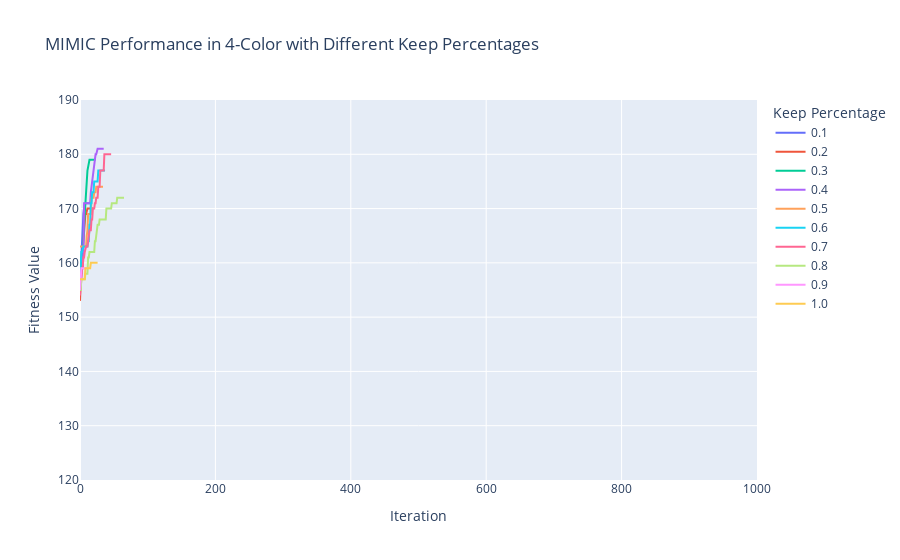

Source (notebook cell):
### Code cell


### Figure 1 — Plotly figure (JSON) as saved in the notebook; plotly's stock layout.template omitted (floating-point values rounded to 4 significant figures)
{"data": [{"hovertemplate": "Keep Percentage=0.1<br>Iteration=%{x}<br>Fitness Value=%{y}<extra></extra>", "legendgroup": "0.1", "line": {"color": "#636efa", "dash": "solid"}, "mode": "lines", "name": "0.1", "orientation": "v", "showlegend": true, "type": "scatter", "x": [0, 1, 2, 3, 4, 5, 6, 7, 8, 9, 10, 11, 12, 13, 14, 15, 16, 17], "xaxis": "x", "y": [156, 159, 161, 166, 166, 169, 170, 171, 171, 171, 171, 171, 171, 171, 171, 171, 171, 171], "yaxis": "y"}, {"hovertemplate": "Keep Percentage=0.2<br>Iteration=%{x}<br>Fitness Value=%{y}<extra></extra>", "legendgroup": "0.2", "line": {"color": "#EF553B", "dash": "solid"}, "mode": "lines", "name": "0.2", "orientation": "v", "showlegend": true, "type": "scatter", "x": [0, 1, 2, 3, 4, 5, 6, 7, 8, 9, 10, 11, 12, 13, 14, 15, 16, 17, 18, 19, 20], "xaxis": "x", "y": [153, 160, 160, 161, 161, 164, 166, 166, 169, 169, 170, 170, 170, 170, 170, 170, 170, 170, 170, 170, 170], "yaxis": "y"}, {"hovertemplate": "Keep Percentage=0.3<br>Iteration=%{x}<br>Fitness Value=%{y}<extra></extra>", "legendgroup": "0.3", "line": {"color": "#00cc96", "dash": "solid"}, "mode": "lines", "name": "0.3", "orientation": "v", "showlegend": true, "type": "scatter", "x": [0, 1, 2, 3, 4, 5, 6, 7, 8, 9, 10, 11, 12, 13, 14, 15, 16, 17, 18, 19, 20, 21, 22, 23], "xaxis": "x", "y": [159, 159, 159, 159, 162, 167, 167, 169, 172, 174, 175, 177, 178, 179, 179, 179, 179, 179, 179, 179, 179, 179, 179, 179], "yaxis": "y"}, {"hovertemplate": "Keep Percentage=0.4<br>Iteration=%{x}<br>Fitness Value=%{y}<extra></extra>", "legendgroup": "0.4", "line": {"color": "#ab63fa", "dash": "solid"}, "mode": "lines", "name": "0.4", "orientation": "v", "showlegend": true, "type": "scatter", "x": [0, 1, 2, 3, 4, 5, 6, 7, 8, 9, 10, 11, 12, 13, 14, 15, 16, 17, 18, 19, 20, 21, 22, 23, 24, 25, 26, 27, 28, 29, 30, 31, 32, 33, 34, 35], "xaxis": "x", "y": [155, 157, 159, 159, 159, 162, 171, 171, 171, 171, 171, 171, 171, 171, 171, 171, 173, 174, 175, 177, 177, 178, 179, 180, 180, 181, 181, 181, 181, 181, 181, 181, 181, 181, 181, 181], "yaxis": "y"}, {"hovertemplate": "Keep Percentage=0.5<br>Iteration=%{x}<br>Fitness Value=%{y}<extra></extra>", "legendgroup": "0.5", "line": {"color": "#FFA15A", "dash": "solid"}, "mode": "lines", "name": "0.5", "orientation": "v", "showlegend": true, "type": "scatter", "x": [0, 1, 2, 3, 4, 5, 6, 7, 8, 9, 10, 11, 12, 13, 14, 15, 16, 17, 18, 19, 20, 21, 22, 23, 24, 25, 26, 27, 28, 29, 30, 31, 32, 33, 34], "xaxis": "x", "y": [163, 163, 163, 163, 163, 163, 163, 163, 163, 163, 165, 166, 169, 169, 169, 169, 169, 172, 172, 172, 172, 173, 173, 173, 174, 174, 174, 174, 174, 174, 174, 174, 174, 174, 174], "yaxis": "y"}, {"hovertemplate": "Keep Percentage=0.6<br>Iteration=%{x}<br>Fitness Value=%{y}<extra></extra>", "legendgroup": "0.6", "line": {"color": "#19d3f3", "dash": "solid"}, "mode": "lines", "name": "0.6", "orientation": "v", "showlegend": true, "type": "scatter", "x": [0, 1, 2, 3, 4, 5, 6, 7, 8, 9, 10, 11, 12, 13, 14, 15, 16, 17, 18, 19, 20, 21, 22, 23, 24, 25, 26, 27, 28, 29, 30, 31, 32, 33, 34, 35, 36, 37], "xaxis": "x", "y": [157, 162, 162, 162, 163, 163, 163, 163, 163, 163, 163, 163, 164, 164, 167, 167, 171, 171, 173, 173, 173, 175, 175, 175, 175, 175, 175, 177, 177, 177, 177, 177, 177, 177, 177, 177, 177, 177], "yaxis": "y"}, {"hovertemplate": "Keep Percentage=0.7<br>Iteration=%{x}<br>Fitness Value=%{y}<extra></extra>", "legendgroup": "0.7", "line": {"color": "#FF6692", "dash": "solid"}, "mode": "lines", "name": "0.7", "orientation": "v", "showlegend": true, "type": "scatter", "x": [0, 1, 2, 3, 4, 5, 6, 7, 8, 9, 10, 11, 12, 13, 14, 15, 16, 17, 18, 19, 20, 21, 22, 23, 24, 25, 26, 27, 28, 29, 30, 31, 32, 33, 34, 35, 36, 37, 38, 39, 40, 41, 42, 43, 44, 45, 46], "xaxis": "x", "y": [154, 155, 157, 159, 159, 161, 161, 162, 163, 163, 163, 163, 164, 166, 166, 166, 166, 168, 168, 170, 170, 170, 171, 171, 172, 172, 172, 174, 174, 174, 177, 177, 177, 177, 177, 177, 180, 180, 180, 180, 180, 180, 180, 180, 180, 180, 180], "yaxis": "y"}, {"hovertemplate": "Keep Percentage=0.8<br>Iteration=%{x}<br>Fitness Value=%{y}<extra></extra>", "legendgroup": "0.8", "line": {"color": "#B6E880", "dash": "solid"}, "mode": "lines", "name": "0.8", "orientation": "v", "showlegend": true, "type": "scatter", "x": [0, 1, 2, 3, 4, 5, 6, 7, 8, 9, 10, 11, 12, 13, 14, 15, 16, 17, 18, 19, 20, 21, 22, 23, 24, 25, 26, 27, 28, 29, 30, 31, 32, 33, 34, 35, 36, 37, 38, 39, 40, 41, 42, 43, 44, 45, 46, 47, 48, 49, 50, 51, 52, 53, 54, 55, 56, 57, 58, 59, 60, 61, 62, 63, 64, 65], "xaxis": "x", "y": [155, 155, 157, 157, 157, 157, 157, 157, 158, 158, 158, 158, 161, 161, 162, 162, 162, 162, 162, 162, 162, 162, 164, 164, 165, 167, 167, 167, 167, 168, 168, 168, 168, 168, 168, 168, 168, 168, 168, 170, 170, 170, 170, 170, 170, 170, 170, 171, 171, 171, 171, 171, 171, 171, 171, 172, 172, 172, 172, 172, 172, 172, 172, 172, 172, 172], "yaxis": "y"}, {"hovertemplate": "Keep Percentage=0.9<br>Iteration=%{x}<br>Fitness Value=%{y}<extra></extra>", "legendgroup": "0.9", "line": {"color": "#FF97FF", "dash": "solid"}, "mode": "lines", "name": "0.9", "orientation": "v", "showlegend": true, "type": "scatter", "x": [0, 1, 2, 3, 4, 5, 6, 7, 8, 9, 10, 11], "xaxis": "x", "y": [155, 159, 159, 159, 159, 159, 159, 159, 159, 159, 159, 159], "yaxis": "y"}, {"hovertemplate": "Keep Percentage=1.0<br>Iteration=%{x}<br>Fitness Value=%{y}<extra></extra>", "legendgroup": "1.0", "line": {"color": "#FECB52", "dash": "solid"}, "mode": "lines", "name": "1.0", "orientation": "v", "showlegend": true, "type": "scatter", "x": [0, 1, 2, 3, 4, 5, 6, 7, 8, 9, 10, 11, 12, 13, 14, 15, 16, 17, 18, 19, 20, 21, 22, 23, 24, 25, 26], "xaxis": "x", "y": [157, 157, 157, 157, 157, 157, 157, 157, 159, 159, 159, 159, 159, 159, 159, 159, 160, 160, 160, 160, 160, 160, 160, 160, 160, 160, 160], "yaxis": "y"}], "layout": {"legend": {"title": {"text": "Keep Percentage"}, "tracegroupgap": 0}, "title": {"text": "MIMIC Performance in 4-Color with Different Keep Percentages"}, "xaxis": {"anchor": "y", "domain": [0, 1], "range": [0, 1000], "title": {"text": "Iteration"}}, "yaxis": {"anchor": "x", "domain": [0, 1], "range": [120, 190], "title": {"text": "Fitness Value"}}}}
